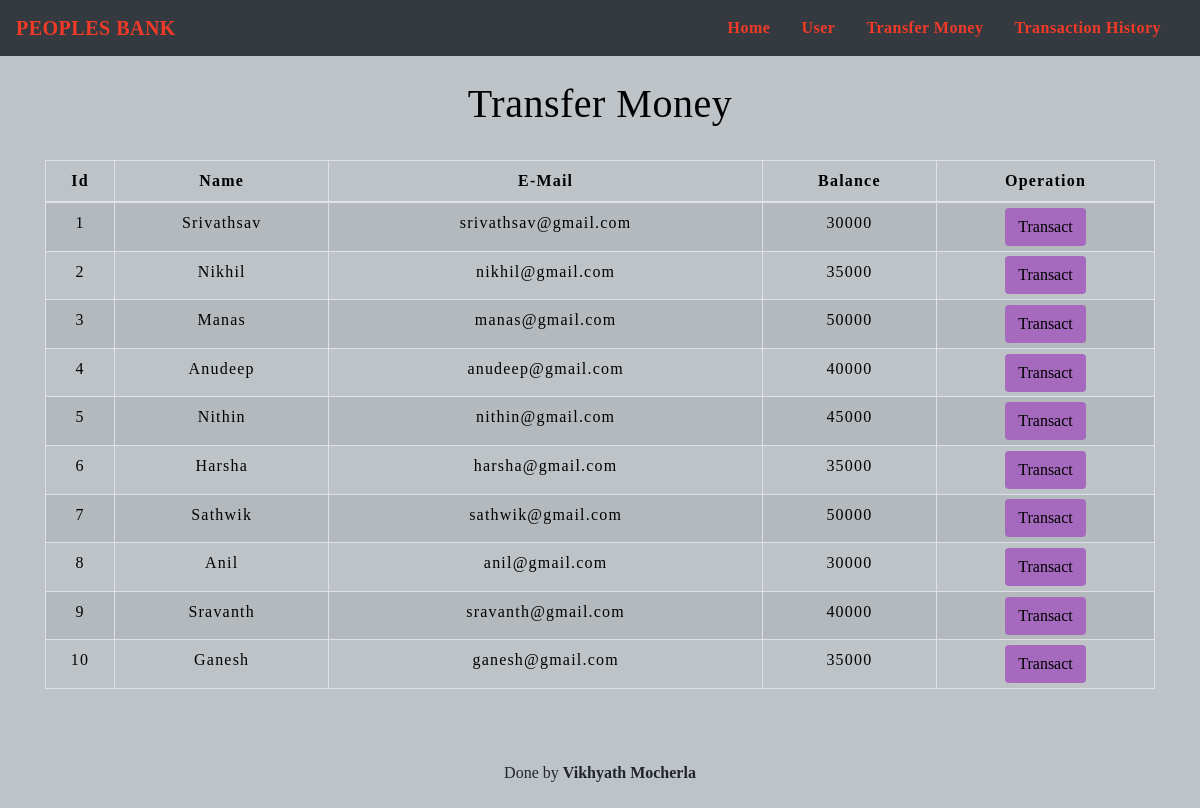
The app's page /transfermoney.php with its own data.
### tables this page shows
CREATE TABLE `users` (
  `id` int(3) NOT NULL,
  `name` text NOT NULL,
  `email` varchar(30) NOT NULL,
  `balance` int(8) NOT NULL
);

### transfermoney.php (the view, shortened to what this page needs)
<!DOCTYPE html>
<html lang="en">
<head>
    <link rel="stylesheet" href="https://maxcdn.bootstrapcdn.com/bootstrap/4.0.0/css/bootstrap.min.css">
    <link rel="stylesheet" type="text/css" href="css/table.css">
    <link rel="stylesheet" type="text/css" href="css/navbar.css">
</head>
<body style="background-color : #BDC3C7;">
<?php
    include 'config.php';
    $sql = "SELECT * FROM users";
    $result = mysqli_query($conn,$sql);
?>
<?php
  include 'navbar.php';
?>
<div class="container">
        <h2 class="text-center pt-4" style="color : black;">Transfer Money</h2>
        <br>
            <div class="row">
                <div class="col">
                    <div class="table-responsive-sm">
                    <table class="table table-hover table-sm table-striped table-condensed table-bordered" style="border-color:black;">
                        <thead style="color : black;">
                            <tr>
                            <th scope="col" class="text-center py-2">Id</th>
                            <th scope="col" class="text-center py-2">Name</th>
                            <th scope="col" class="text-center py-2">E-Mail</th>
                            <th scope="col" class="text-center py-2">Balance</th>
                            <th scope="col" class="text-center py-2">Operation</th>
                            </tr>
                        </thead>
                        <tbody>
                <?php
                    while($rows=mysqli_fetch_assoc($result)){
                ?>
                    <tr style="color : black;">
                        <td class="py-2"><?php echo $rows['id'] ?></td>
                        <td class="py-2"><?php echo $rows['name']?></td>
                        <td class="py-2"><?php echo $rows['email']?></td>
                        <td class="py-2"><?php echo $rows['balance']?></td>
                        <td><a href="selecteduserdetail.php?id= <?php echo $rows['id'] ;?>"> <button type="button" class="btn" style="background-color : #A569BD;">Transact</button></a></td>
                    </tr>
                <?php
                    }
                ?>
                        </tbody>
                    </table>
                    </div>
                </div>
            </div>
         </div>
         <footer class="text-center mt-5 py-2">
         <p>Done by <b>Vikhyath Mocherla</b></p>
        </footer>
</body>
</html>

### navbar.php (shortened to what this page needs)
<nav class="navbar navbar-expand-md navbar-dark bg-dark">
<a class="navbar-brand" href="index.php" style="color : #f33a26;"><b>PEOPLES BANK</b></a>
<div class="collapse navbar-collapse" id="collapsibleNavbar">
      <ul class="navbar-nav ml-auto">
        <li class="nav-item">
          <a class="nav-link" href="index.php" style="color : #f33a26;"><b>Home</b></a>
        </li>
        <li class="nav-item">
          <a class="nav-link" href="viewallcustomers.php" style="color : #f33a26;"><b>User</b></a>
        </li>
        <li class="nav-item">
          <a class="nav-link" href="transfermoney.php" style="color : #f33a26;"><b>Transfer Money</b></a>
        </li>
        <li class="nav-item">
          <a class="nav-link" href="transactionhistory.php" style="color : #f33a26;"><b>Transaction History</b></a>
        </li>
    </div>
 </nav>

### css/table.css (style rules this page uses)
* { padding: 0; margin: 0; box-sizing: border-box; font-family: sans-serif; }
h2 { font-size: 40px; }
table { letter-spacing: 1.2px; }
td { text-align: center; }
button { border:none; background: #d9d9d9; transition: 1s; }

### css/navbar.css (style rules this page uses)
.nav-link { margin-right: 15px; color:#2F363F; letter-spacing: 0.5px; transition: 0.5s; }
.navbar-brand { color: #b98d2c; letter-spacing: 0.5px; }
h2 { color: #4C4B4B; letter-spacing: 0.5px; font-family: 'Berkshire Swash', cursive; }

### transfermoney.php (style rules this page uses)
* { font-family: 'Berkshire Swash', cursive; }
button { transition: 1.5s; }

### records on screen
users: id "1", name "Srivathsav", email "srivathsav@gmail.com", balance "30000"
users: id "2", name "Nikhil", email "nikhil@gmail.com", balance "35000"
users: id "3", name "Manas", email "manas@gmail.com", balance "50000"
users: id "4", name "Anudeep", email "anudeep@gmail.com", balance "40000"
users: id "5", name "Nithin", email "nithin@gmail.com", balance "45000"
users: id "6", name "Harsha", email "harsha@gmail.com", balance "35000"
users: id "7", name "Sathwik", email "sathwik@gmail.com", balance "50000"
users: id "8", name "Anil", email "anil@gmail.com", balance "30000"
users: id "9", name "Sravanth", email "sravanth@gmail.com", balance "40000"
users: id "10", name "Ganesh", email "ganesh@gmail.com", balance "35000"
